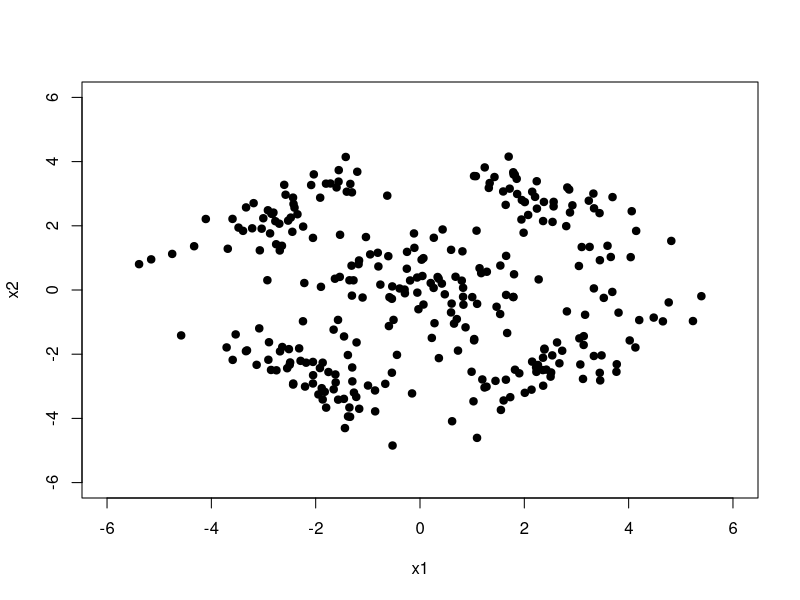
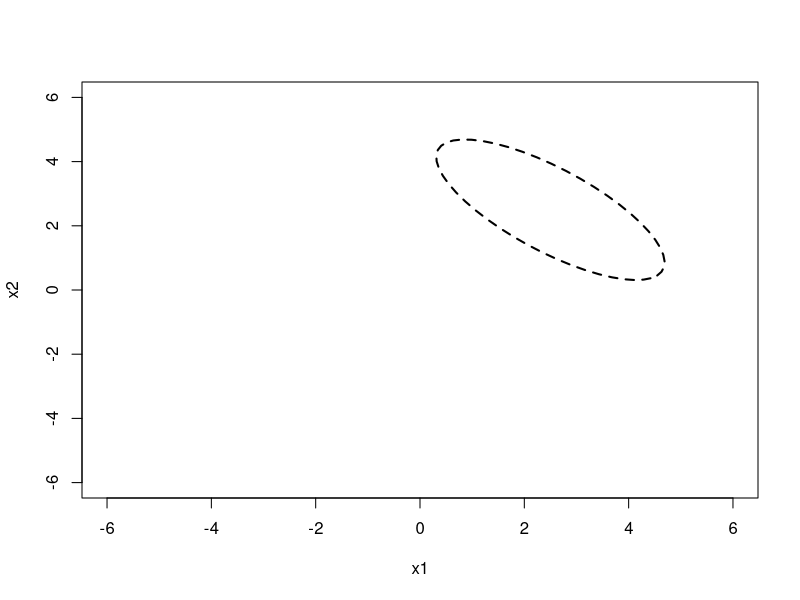

The R source for these figures, in order: (Note: this script raises an error after producing the figures.)
library(MASS)
library(mixtools)
set.seed(521)
#Q1
given_means <- matrix(c(2.5, 2.5,-2.5, 2.5,-2.5, -2.5,2.5, -2.5,0.0,  0.0),5,2, byrow = TRUE)
given_covs <- matrix(c(0.8, -0.6, -0.6, 0.8,0.8, 0.6, 0.6, 0.8,0.8, -0.6, -0.6, 0.8,
                       0.8, 0.6, 0.6, 0.8, 1.6,  0.0,  0.0, 1.6),5,4, byrow = TRUE)
class_sizes <- c(50,50,50,50,100)
colors = c("blue"," green", "red", "orange", "purple")
X<-matrix(nrow=0, ncol=2, 0)
N <- sum(class_sizes)
K <- 5
for(k in 1:K){
  X<-rbind(X,mvrnorm(n = class_sizes[k], mu = given_means[k,], Sigma = matrix(c(given_covs[k,]), 2,2, byrow = TRUE)))
}
plot(X[,1], X[,2], type = "p", pch = 19, xlim = c(-6, 6), ylim = c(-6, 6), xlab = "x1", ylab = "x2")

#Initial Centroids
centroids <- X[sample(1:N, K),]

D<-matrix(0,nrow = K, ncol = N)
for (i in 1:N) {
  for (c in 1:K) {
    D[c,i] <- dist(rbind(X[i,], centroids[c]), method = "euclidean")
  }}
assignments <- sapply(1:ncol(D), function(i) {which.min(D[,i])})
for (k in 1:K) {
  centroids[k,] <- colMeans(X[assignments == k,])
} 

D<-matrix(0,nrow = K, ncol = N)
for (i in 1:N) {
  for (c in 1:K) {
    D[c,i] <- dist(rbind(X[i,], centroids[c,]), method = "euclidean")
  }}
assignments <- sapply(1:ncol(D), function(i) {which.min(D[,i])})
for (k in 1:K) {
  centroids[k,] <- colMeans(X[assignments == k,])
} 

prior <- sapply(1:K, function (c){ mean(assignments == c)}) 
covariances <- t(sapply(1:K, function (c) {cov(X[assignments == c,])}))
means <- centroids

for (rep in 1:100) {
  gaus <- matrix(nrow=N, ncol=5)
  for (i in 1:N) {
    for (c in 1:K) {
      gaus[i,c] <- prior[c] * ((det(matrix(covariances[c,],2,2)))^(-0.5)) *
        exp((-0.5)* t((X[i,]- means[c,])) %*% (solve(matrix(covariances[c,],2,2)))%*%(X[i,]- means[c,]))
    }
  }
  
  hic <- matrix(0, nrow = N, ncol = 5)
  for(i in 1:N){
    for(c in 1:K){
      hic[i,c] <-gaus[i,c] / rowSums(gaus)[i]
    }
  }
  prior <- colSums(hic)/N
  means <- (t(hic)%*%X)/colSums(hic)
  for (c in 1:K) {
    sum <- matrix(c(0,0,0,0),2,2)
    for (i in 1:N) {
      sum <- sum + hic[i,c]* (X[i, ] - means[c,]) %*% t((X[i, ] - means[c,]))
    }
    covariances[c, ] <- sum / colSums(hic)[c]
  }
}

D<-matrix(0,nrow = K, ncol = N)
for (i in 1:N) {
  for (c in 1:K) {
    D[c,i] <- dist(rbind(X[i,], means[c,]), method = "euclidean")
  }}
assignments <- sapply(1:ncol(D), function(i) {which.min(D[,i])})

plot(X[assignments == 1, 1], X[assignments == 1, 2], type = "p", pch = 19, col = "blue", xlim = c(-6, 6), ylim = c(-6, 6), xlab = "x1", ylab = "x2")
for(k in 2:K){
  points(X[assignments == k, 1], X[assignments == k, 2], type = "p", pch = 19, col = colors[k])
}

for(k in 1:K){
  ellipse(given_means[k,], matrix(c(given_covs[k,]), 2,2, byrow = TRUE), alpha = .05, npoints = class_sizes[k], newplot = FALSE, draw = TRUE, lty=2, lwd=2)
  ellipse(means[k,], matrix(covariances[k,], 2,2), alpha = .05, npoints = class_sizes[k], newplot = FALSE, draw = TRUE, lwd=2)
}
